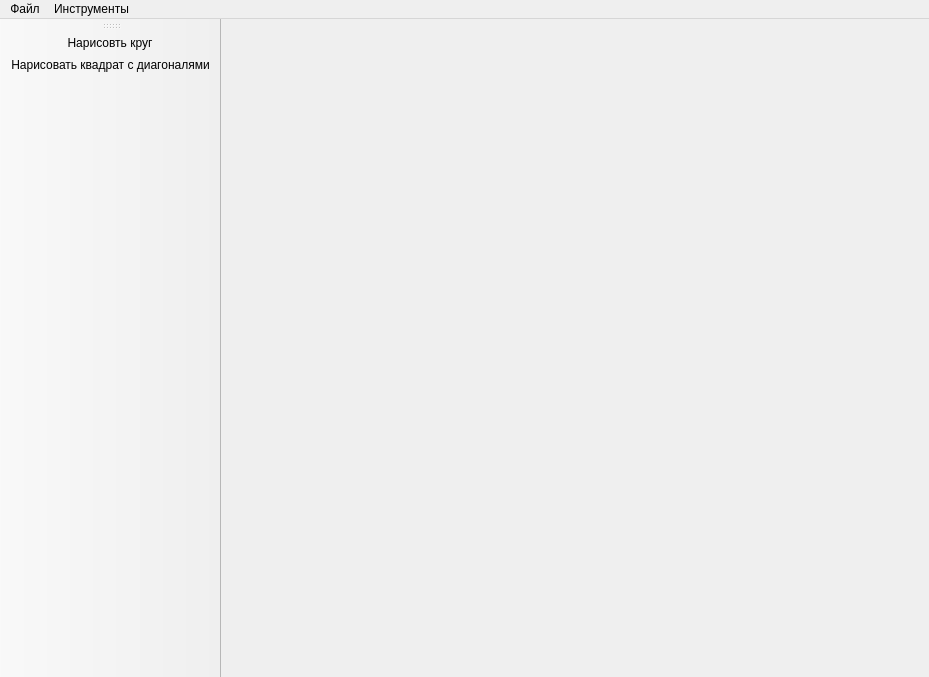
<?xml version="1.0" encoding="UTF-8"?>
<ui version="4.0">
 <class>MainWindow</class>
 <widget class="QMainWindow" name="MainWindow">
  <property name="enabled">
   <bool>true</bool>
  </property>
  <property name="geometry">
   <rect>
    <x>0</x>
    <y>0</y>
    <width>929</width>
    <height>677</height>
   </rect>
  </property>
  <property name="windowTitle">
   <string>Coursework</string>
  </property>
  <widget class="QWidget" name="centralwidget">
   <widget class="QLabel" name="canvas">
    <property name="geometry">
     <rect>
      <x>0</x>
      <y>0</y>
      <width>691</width>
      <height>411</height>
     </rect>
    </property>
    <property name="text">
     <string/>
    </property>
    <property name="scaledContents">
     <bool>true</bool>
    </property>
   </widget>
  </widget>
  <widget class="QMenuBar" name="menubar">
   <property name="geometry">
    <rect>
     <x>0</x>
     <y>0</y>
     <width>929</width>
     <height>22</height>
    </rect>
   </property>
   <widget class="QMenu" name="menu">
    <property name="title">
     <string>Файл</string>
    </property>
    <addaction name="act_open_file"/>
    <addaction name="save_In_same_file"/>
    <addaction name="save_in_new_file"/>
   </widget>
   <widget class="QMenu" name="menu_2">
    <property name="title">
     <string>Инструменты</string>
    </property>
    <addaction name="rgba_filter"/>
    <addaction name="cutIntoPieces"/>
   </widget>
   <addaction name="menu"/>
   <addaction name="menu_2"/>
  </widget>
  <widget class="QToolBar" name="toolBar">
   <property name="windowTitle">
    <string>toolBar</string>
   </property>
   <attribute name="toolBarArea">
    <enum>LeftToolBarArea</enum>
   </attribute>
   <attribute name="toolBarBreak">
    <bool>false</bool>
   </attribute>
   <addaction name="draw_circle"/>
   <addaction name="draw_square"/>
  </widget>
  <action name="save_In_same_file">
   <property name="text">
    <string>Сохранить </string>
   </property>
  </action>
  <action name="draw_circle">
   <property name="icon">
    <iconset resource="resourse.qrc">
     <normaloff>:/res/Image/icon_circle.png</normaloff>:/res/Image/icon_circle.png</iconset>
   </property>
   <property name="text">
    <string>Нарисовть круг</string>
   </property>
  </action>
  <action name="save_in_new_file">
   <property name="text">
    <string>Сохранить в новый файл</string>
   </property>
  </action>
  <action name="rgba_filter">
   <property name="text">
    <string>RGBA-фильтр</string>
   </property>
  </action>
  <action name="act_open_file">
   <property name="text">
    <string>Открыть файл</string>
   </property>
  </action>
  <action name="cutIntoPieces">
   <property name="text">
    <string>Разрезать на N*M частей</string>
   </property>
  </action>
  <action name="draw_square">
   <property name="icon">
    <iconset resource="resourse.qrc">
     <normaloff>:/res/Image/icon_square.png</normaloff>:/res/Image/icon_square.png</iconset>
   </property>
   <property name="text">
    <string>Нарисовать квадрат с диагоналями</string>
   </property>
   <property name="toolTip">
    <string>Нарисовать прямоугольник с диагоналями</string>
   </property>
  </action>
 </widget>
 <resources>
  <include location="resourse.qrc"/>
 </resources>
 <connections/>
</ui>
